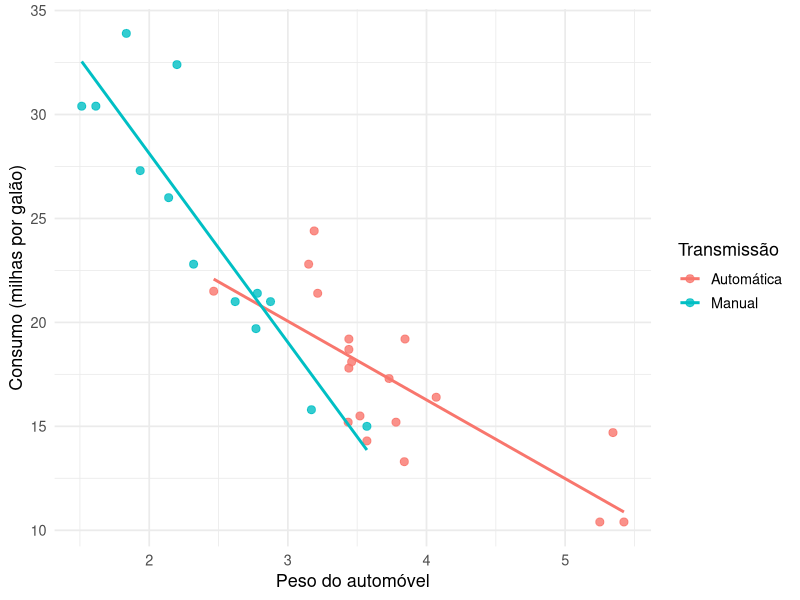
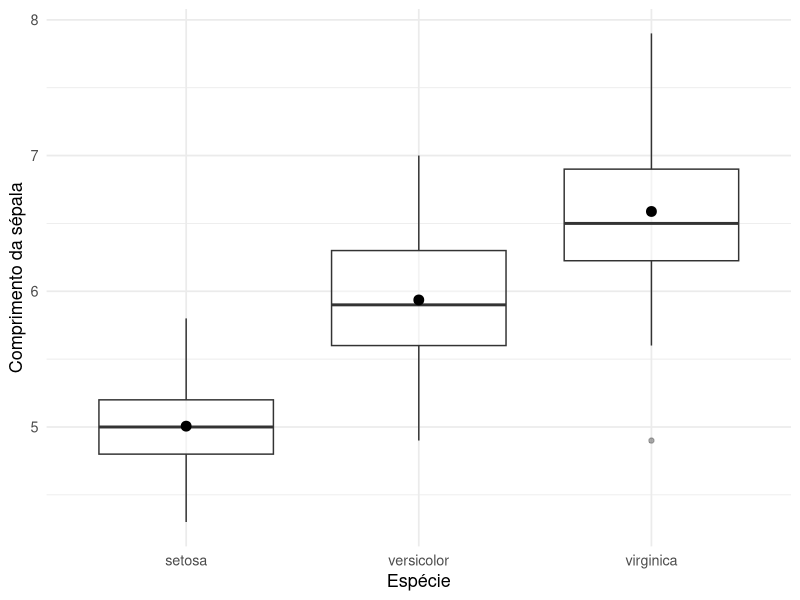
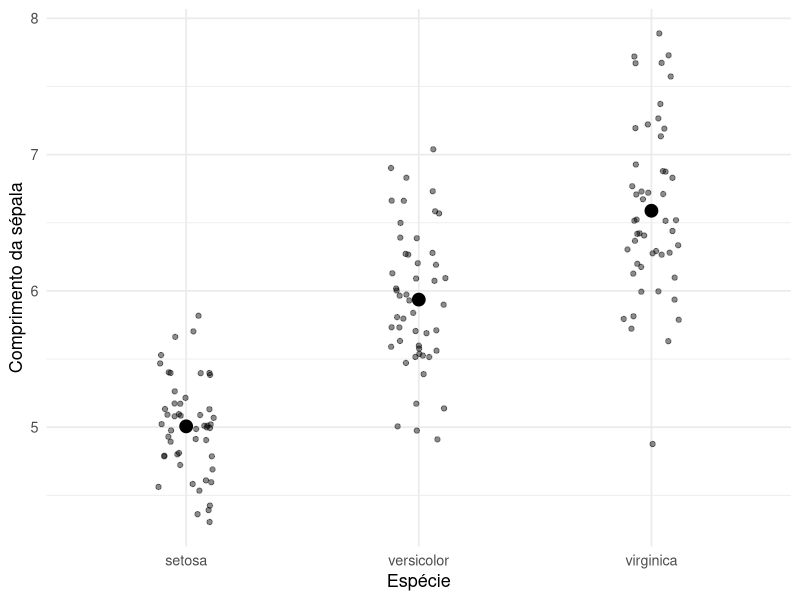
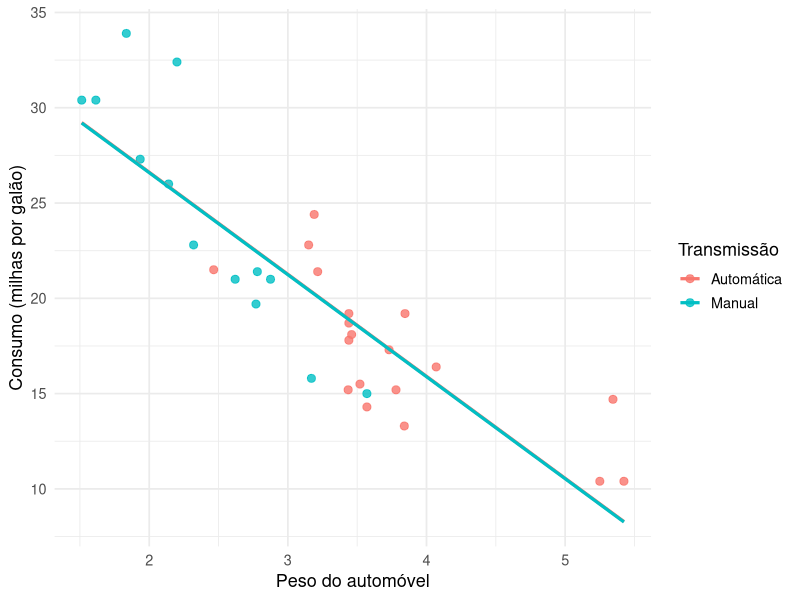
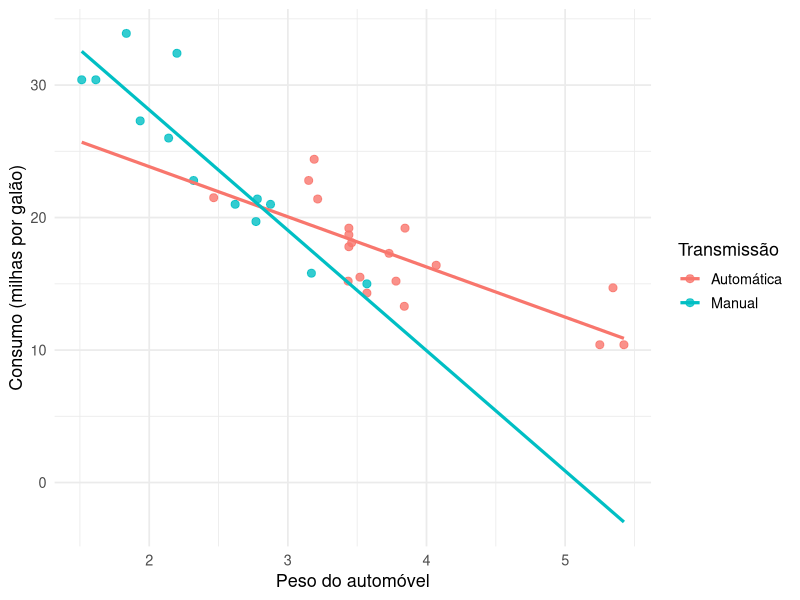

Here is the R script that generated these plots, in order:
## ---- chunk 1
#| label: fig-dummy-retas-paralelas
#| fig-cap: "Efeito de uma variável dummy binária: deslocamento no intercepto com inclinação comum."
#| warning: false
#| message: false
#| echo: false

library(ggplot2)

dados_mtcars <- mtcars
dados_mtcars$am <- factor(
  dados_mtcars$am,
  levels = c(0, 1),
  labels = c("Automática", "Manual")
)

ggplot(dados_mtcars, aes(x = wt, y = mpg, color = am)) +
  geom_point(size = 2.4, alpha = 0.8) +
  geom_smooth(method = "lm", se = FALSE, formula = y ~ x) +
  labs(
    x = "Peso do automóvel",
    y = "Consumo (milhas por galão)",
    color = "Transmissão"
  ) +
  theme_minimal(base_size = 13)
## ---- chunk 2
#| label: fig-dummies-multiplas-categorias
#| fig-cap: "Médias por categoria: representação visual de um fator com múltiplos níveis."
#| warning: false
#| message: false
#| echo: false

library(ggplot2)

ggplot(iris, aes(x = Species, y = Sepal.Length)) +
  geom_boxplot(alpha = 0.4) +
  stat_summary(
    fun = mean,
    geom = "point",
    size = 3
  ) +
  labs(
    x = "Espécie",
    y = "Comprimento da sépala"
  ) +
  theme_minimal(base_size = 13)
## ---- chunk 3
#| label: fig-anova-como-regressao
#| fig-cap: "Comparação de médias entre grupos: interpretação da ANOVA como modelo linear com dummies."
#| warning: false
#| message: false
#| echo: false

library(ggplot2)

medias_iris <- aggregate(
  Sepal.Length ~ Species,
  data = iris,
  FUN = mean
)

ggplot(iris, aes(x = Species, y = Sepal.Length)) +
  geom_jitter(width = 0.12, alpha = 0.45) +
  geom_point(
    data = medias_iris,
    aes(x = Species, y = Sepal.Length),
    size = 4
  ) +
  labs(
    x = "Espécie",
    y = "Comprimento da sépala"
  ) +
  theme_minimal(base_size = 13)
## ---- chunk 4
#| label: fig-ancova-retas-paralelas
#| fig-cap: "Modelo com dummy e variável quantitativa: retas paralelas entre grupos."
#| warning: false
#| message: false
#| echo: false

library(ggplot2)

mod_paralelo <- lm(mpg ~ wt + am, data = dados_mtcars)

grid_paralelo <- expand.grid(
  wt = seq(min(dados_mtcars$wt), max(dados_mtcars$wt), length.out = 100),
  am = levels(dados_mtcars$am)
)

grid_paralelo$mpg_ajustado <- predict(mod_paralelo, newdata = grid_paralelo)

ggplot(dados_mtcars, aes(x = wt, y = mpg, color = am)) +
  geom_point(size = 2.4, alpha = 0.8) +
  geom_line(
    data = grid_paralelo,
    aes(x = wt, y = mpg_ajustado, color = am),
    linewidth = 1.1
  ) +
  labs(
    x = "Peso do automóvel",
    y = "Consumo (milhas por galão)",
    color = "Transmissão"
  ) +
  theme_minimal(base_size = 13)
## ---- chunk 5
#| label: fig-interacao-dummy-quantitativa
#| fig-cap: "Modelo com interação: retas com interceptos e inclinações diferentes entre grupos."
#| warning: false
#| message: false
#| echo: false

library(ggplot2)

mod_interacao <- lm(mpg ~ wt * am, data = dados_mtcars)

grid_interacao <- expand.grid(
  wt = seq(min(dados_mtcars$wt), max(dados_mtcars$wt), length.out = 100),
  am = levels(dados_mtcars$am)
)

grid_interacao$mpg_ajustado <- predict(mod_interacao, newdata = grid_interacao)

ggplot(dados_mtcars, aes(x = wt, y = mpg, color = am)) +
  geom_point(size = 2.4, alpha = 0.8) +
  geom_line(
    data = grid_interacao,
    aes(x = wt, y = mpg_ajustado, color = am),
    linewidth = 1.1
  ) +
  labs(
    x = "Peso do automóvel",
    y = "Consumo (milhas por galão)",
    color = "Transmissão"
  ) +
  theme_minimal(base_size = 13)
